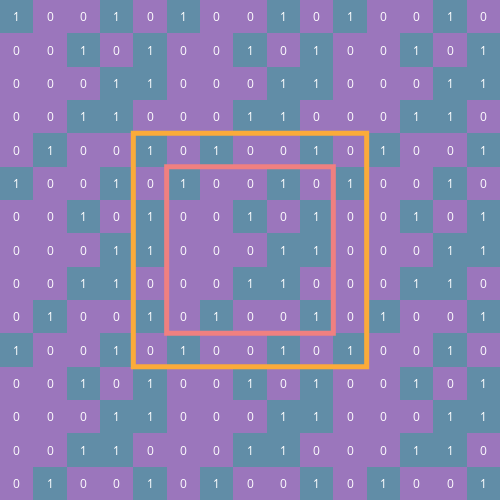

Here is the notebook cell this chart was saved with:
### Code cell
# x = np.random.randint(0, 2, (5, 5))

# pad_x = np.pad(x, 1)
tiled_x = np.tile(x, (3, 3))

# pad_dims = dict(x0=0.5, x1=10.5, y0=0.5, y1=10.5)
# tiled_dims = dict(x0=4.5, x1=9.5, y0=4.5, y1=9.5)
slice_dims = dict(x0=3.5, x1=10.5, y0=3.5, y1=10.5)

# fig = heatmap(tiled_x)
fig = add_rect(fig, CELL_COLOR, 0, **slice_dims)
fig.show()

### Figure 1 — Plotly figure (JSON) as saved in the notebook; plotly's stock layout.template omitted (floating-point values rounded to 4 significant figures; data arrays with more than 128 entries replaced by an {"elided": "..."} marker saying what was removed)
{"data": [{"coloraxis": "coloraxis", "colorscale": [[0, "#0d0887"], [0.1111, "#46039f"], [0.2222, "#7201a8"], [0.3333, "#9c179e"], [0.4444, "#bd3786"], [0.5556, "#d8576b"], [0.6667, "#ed7953"], [0.7778, "#fb9f3a"], [0.8889, "#fdca26"], [1, "#f0f921"]], "reversescale": false, "showscale": false, "type": "heatmap", "z": {"elided": "15x15 int values"}}], "layout": {"annotations": [{"font": {"color": "white"}, "showarrow": false, "text": "0", "x": 0, "xref": "x", "y": 0, "yref": "y"}, {"font": {"color": "white"}, "showarrow": false, "text": "1", "x": 1, "xref": "x", "y": 0, "yref": "y"}, {"font": {"color": "white"}, "showarrow": false, "text": "0", "x": 2, "xref": "x", "y": 0, "yref": "y"}, {"font": {"color": "white"}, "showarrow": false, "text": "0", "x": 3, "xref": "x", "y": 0, "yref": "y"}, {"font": {"color": "white"}, "showarrow": false, "text": "1", "x": 4, "xref": "x", "y": 0, "yref": "y"}, {"font": {"color": "white"}, "showarrow": false, "text": "0", "x": 5, "xref": "x", "y": 0, "yref": "y"}, {"font": {"color": "white"}, "showarrow": false, "text": "1", "x": 6, "xref": "x", "y": 0, "yref": "y"}, {"font": {"color": "white"}, "showarrow": false, "text": "0", "x": 7, "xref": "x", "y": 0, "yref": "y"}, {"font": {"color": "white"}, "showarrow": false, "text": "0", "x": 8, "xref": "x", "y": 0, "yref": "y"}, {"font": {"color": "white"}, "showarrow": false, "text": "1", "x": 9, "xref": "x", "y": 0, "yref": "y"}, {"font": {"color": "white"}, "showarrow": false, "text": "0", "x": 10, "xref": "x", "y": 0, "yref": "y"}, {"font": {"color": "white"}, "showarrow": false, "text": "1", "x": 11, "xref": "x", "y": 0, "yref": "y"}, {"font": {"color": "white"}, "showarrow": false, "text": "0", "x": 12, "xref": "x", "y": 0, "yref": "y"}, {"font": {"color": "white"}, "showarrow": false, "text": "0", "x": 13, "xref": "x", "y": 0, "yref": "y"}, {"font": {"color": "white"}, "showarrow": false, "text": "1", "x": 14, "xref": "x", "y": 0, "yref": "y"}, {"font": {"color": "white"}, "showarrow": false, "text": "0", "x": 0, "xref": "x", "y": 1, "yref": "y"}, {"font": {"color": "white"}, "showarrow": false, "text": "0", "x": 1, "xref": "x", "y": 1, "yref": "y"}, {"font": {"color": "white"}, "showarrow": false, "text": "1", "x": 2, "xref": "x", "y": 1, "yref": "y"}, {"font": {"color": "white"}, "showarrow": false, "text": "1", "x": 3, "xref": "x", "y": 1, "yref": "y"}, {"font": {"color": "white"}, "showarrow": false, "text": "0", "x": 4, "xref": "x", "y": 1, "yref": "y"}, {"font": {"color": "white"}, "showarrow": false, "text": "0", "x": 5, "xref": "x", "y": 1, "yref": "y"}, {"font": {"color": "white"}, "showarrow": false, "text": "0", "x": 6, "xref": "x", "y": 1, "yref": "y"}, {"font": {"color": "white"}, "showarrow": false, "text": "1", "x": 7, "xref": "x", "y": 1, "yref": "y"}, {"font": {"color": "white"}, "showarrow": false, "text": "1", "x": 8, "xref": "x", "y": 1, "yref": "y"}, {"font": {"color": "white"}, "showarrow": false, "text": "0", "x": 9, "xref": "x", "y": 1, "yref": "y"}, {"font": {"color": "white"}, "showarrow": false, "text": "0", "x": 10, "xref": "x", "y": 1, "yref": "y"}, {"font": {"color": "white"}, "showarrow": false, "text": "0", "x": 11, "xref": "x", "y": 1, "yref": "y"}, {"font": {"color": "white"}, "showarrow": false, "text": "1", "x": 12, "xref": "x", "y": 1, "yref": "y"}, {"font": {"color": "white"}, "showarrow": false, "text": "1", "x": 13, "xref": "x", "y": 1, "yref": "y"}, {"font": {"color": "white"}, "showarrow": false, "text": "0", "x": 14, "xref": "x", "y": 1, "yref": "y"}, {"font": {"color": "white"}, "showarrow": false, "text": "0", "x": 0, "xref": "x", "y": 2, "yref": "y"}, {"font": {"color": "white"}, "showarrow": false, "text": "0", "x": 1, "xref": "x", "y": 2, "yref": "y"}, {"font": {"color": "white"}, "showarrow": false, "text": "0", "x": 2, "xref": "x", "y": 2, "yref": "y"}, {"font": {"color": "white"}, "showarrow": false, "text": "1", "x": 3, "xref": "x", "y": 2, "yref": "y"}, {"font": {"color": "white"}, "showarrow": false, "text": "1", "x": 4, "xref": "x", "y": 2, "yref": "y"}, {"font": {"color": "white"}, "showarrow": false, "text": "0", "x": 5, "xref": "x", "y": 2, "yref": "y"}, {"font": {"color": "white"}, "showarrow": false, "text": "0", "x": 6, "xref": "x", "y": 2, "yref": "y"}, {"font": {"color": "white"}, "showarrow": false, "text": "0", "x": 7, "xref": "x", "y": 2, "yref": "y"}, {"font": {"color": "white"}, "showarrow": false, "text": "1", "x": 8, "xref": "x", "y": 2, "yref": "y"}, {"font": {"color": "white"}, "showarrow": false, "text": "1", "x": 9, "xref": "x", "y": 2, "yref": "y"}, {"font": {"color": "white"}, "showarrow": false, "text": "0", "x": 10, "xref": "x", "y": 2, "yref": "y"}, {"font": {"color": "white"}, "showarrow": false, "text": "0", "x": 11, "xref": "x", "y": 2, "yref": "y"}, {"font": {"color": "white"}, "showarrow": false, "text": "0", "x": 12, "xref": "x", "y": 2, "yref": "y"}, {"font": {"color": "white"}, "showarrow": false, "text": "1", "x": 13, "xref": "x", "y": 2, "yref": "y"}, {"font": {"color": "white"}, "showarrow": false, "text": "1", "x": 14, "xref": "x", "y": 2, "yref": "y"}, {"font": {"color": "white"}, "showarrow": false, "text": "0", "x": 0, "xref": "x", "y": 3, "yref": "y"}, {"font": {"color": "white"}, "showarrow": false, "text": "0", "x": 1, "xref": "x", "y": 3, "yref": "y"}, {"font": {"color": "white"}, "showarrow": false, "text": "1", "x": 2, "xref": "x", "y": 3, "yref": "y"}, {"font": {"color": "white"}, "showarrow": false, "text": "0", "x": 3, "xref": "x", "y": 3, "yref": "y"}, {"font": {"color": "white"}, "showarrow": false, "text": "1", "x": 4, "xref": "x", "y": 3, "yref": "y"}, {"font": {"color": "white"}, "showarrow": false, "text": "0", "x": 5, "xref": "x", "y": 3, "yref": "y"}, {"font": {"color": "white"}, "showarrow": false, "text": "0", "x": 6, "xref": "x", "y": 3, "yref": "y"}, {"font": {"color": "white"}, "showarrow": false, "text": "1", "x": 7, "xref": "x", "y": 3, "yref": "y"}, {"font": {"color": "white"}, "showarrow": false, "text": "0", "x": 8, "xref": "x", "y": 3, "yref": "y"}, {"font": {"color": "white"}, "showarrow": false, "text": "1", "x": 9, "xref": "x", "y": 3, "yref": "y"}, {"font": {"color": "white"}, "showarrow": false, "text": "0", "x": 10, "xref": "x", "y": 3, "yref": "y"}, {"font": {"color": "white"}, "showarrow": false, "text": "0", "x": 11, "xref": "x", "y": 3, "yref": "y"}, {"font": {"color": "white"}, "showarrow": false, "text": "1", "x": 12, "xref": "x", "y": 3, "yref": "y"}, {"font": {"color": "white"}, "showarrow": false, "text": "0", "x": 13, "xref": "x", "y": 3, "yref": "y"}, {"font": {"color": "white"}, "showarrow": false, "text": "1", "x": 14, "xref": "x", "y": 3, "yref": "y"}, {"font": {"color": "white"}, "showarrow": false, "text": "1", "x": 0, "xref": "x", "y": 4, "yref": "y"}, {"font": {"color": "white"}, "showarrow": false, "text": "0", "x": 1, "xref": "x", "y": 4, "yref": "y"}, {"font": {"color": "white"}, "showarrow": false, "text": "0", "x": 2, "xref": "x", "y": 4, "yref": "y"}, {"font": {"color": "white"}, "showarrow": false, "text": "1", "x": 3, "xref": "x", "y": 4, "yref": "y"}, {"font": {"color": "white"}, "showarrow": false, "text": "0", "x": 4, "xref": "x", "y": 4, "yref": "y"}, {"font": {"color": "white"}, "showarrow": false, "text": "1", "x": 5, "xref": "x", "y": 4, "yref": "y"}, {"font": {"color": "white"}, "showarrow": false, "text": "0", "x": 6, "xref": "x", "y": 4, "yref": "y"}, {"font": {"color": "white"}, "showarrow": false, "text": "0", "x": 7, "xref": "x", "y": 4, "yref": "y"}, {"font": {"color": "white"}, "showarrow": false, "text": "1", "x": 8, "xref": "x", "y": 4, "yref": "y"}, {"font": {"color": "white"}, "showarrow": false, "text": "0", "x": 9, "xref": "x", "y": 4, "yref": "y"}, {"font": {"color": "white"}, "showarrow": false, "text": "1", "x": 10, "xref": "x", "y": 4, "yref": "y"}, {"font": {"color": "white"}, "showarrow": false, "text": "0", "x": 11, "xref": "x", "y": 4, "yref": "y"}, {"font": {"color": "white"}, "showarrow": false, "text": "0", "x": 12, "xref": "x", "y": 4, "yref": "y"}, {"font": {"color": "white"}, "showarrow": false, "text": "1", "x": 13, "xref": "x", "y": 4, "yref": "y"}, {"font": {"color": "white"}, "showarrow": false, "text": "0", "x": 14, "xref": "x", "y": 4, "yref": "y"}, {"font": {"color": "white"}, "showarrow": false, "text": "0", "x": 0, "xref": "x", "y": 5, "yref": "y"}, {"font": {"color": "white"}, "showarrow": false, "text": "1", "x": 1, "xref": "x", "y": 5, "yref": "y"}, {"font": {"color": "white"}, "showarrow": false, "text": "0", "x": 2, "xref": "x", "y": 5, "yref": "y"}, {"font": {"color": "white"}, "showarrow": false, "text": "0", "x": 3, "xref": "x", "y": 5, "yref": "y"}, {"font": {"color": "white"}, "showarrow": false, "text": "1", "x": 4, "xref": "x", "y": 5, "yref": "y"}, {"font": {"color": "white"}, "showarrow": false, "text": "0", "x": 5, "xref": "x", "y": 5, "yref": "y"}, {"font": {"color": "white"}, "showarrow": false, "text": "1", "x": 6, "xref": "x", "y": 5, "yref": "y"}, {"font": {"color": "white"}, "showarrow": false, "text": "0", "x": 7, "xref": "x", "y": 5, "yref": "y"}, {"font": {"color": "white"}, "showarrow": false, "text": "0", "x": 8, "xref": "x", "y": 5, "yref": "y"}, {"font": {"color": "white"}, "showarrow": false, "text": "1", "x": 9, "xref": "x", "y": 5, "yref": "y"}, {"font": {"color": "white"}, "showarrow": false, "text": "0", "x": 10, "xref": "x", "y": 5, "yref": "y"}, {"font": {"color": "white"}, "showarrow": false, "text": "1", "x": 11, "xref": "x", "y": 5, "yref": "y"}, {"font": {"color": "white"}, "showarrow": false, "text": "0", "x": 12, "xref": "x", "y": 5, "yref": "y"}, {"font": {"color": "white"}, "showarrow": false, "text": "0", "x": 13, "xref": "x", "y": 5, "yref": "y"}, {"font": {"color": "white"}, "showarrow": false, "text": "1", "x": 14, "xref": "x", "y": 5, "yref": "y"}, {"font": {"color": "white"}, "showarrow": false, "text": "0", "x": 0, "xref": "x", "y": 6, "yref": "y"}, {"font": {"color": "white"}, "showarrow": false, "text": "0", "x": 1, "xref": "x", "y": 6, "yref": "y"}, {"font": {"color": "white"}, "showarrow": false, "text": "1", "x": 2, "xref": "x", "y": 6, "yref": "y"}, {"font": {"color": "white"}, "showarrow": false, "text": "1", "x": 3, "xref": "x", "y": 6, "yref": "y"}, {"font": {"color": "white"}, "showarrow": false, "text": "0", "x": 4, "xref": "x", "y": 6, "yref": "y"}, {"font": {"color": "white"}, "showarrow": false, "text": "0", "x": 5, "xref": "x", "y": 6, "yref": "y"}, {"font": {"color": "white"}, "showarrow": false, "text": "0", "x": 6, "xref": "x", "y": 6, "yref": "y"}, {"font": {"color": "white"}, "showarrow": false, "text": "1", "x": 7, "xref": "x", "y": 6, "yref": "y"}, {"font": {"color": "white"}, "showarrow": false, "text": "1", "x": 8, "xref": "x", "y": 6, "yref": "y"}, {"font": {"color": "white"}, "showarrow": false, "text": "0", "x": 9, "xref": "x", "y": 6, "yref": "y"}, {"font": {"color": "white"}, "showarrow": false, "text": "0", "x": 10, "xref": "x", "y": 6, "yref": "y"}, {"font": {"color": "white"}, "showarrow": false, "text": "0", "x": 11, "xref": "x", "y": 6, "yref": "y"}, {"font": {"color": "white"}, "showarrow": false, "text": "1", "x": 12, "xref": "x", "y": 6, "yref": "y"}, {"font": {"color": "white"}, "showarrow": false, "text": "1", "x": 13, "xref": "x", "y": 6, "yref": "y"}, {"font": {"color": "white"}, "showarrow": false, "text": "0", "x": 14, "xref": "x", "y": 6, "yref": "y"}, {"font": {"color": "white"}, "showarrow": false, "text": "0", "x": 0, "xref": "x", "y": 7, "yref": "y"}, {"font": {"color": "white"}, "showarrow": false, "text": "0", "x": 1, "xref": "x", "y": 7, "yref": "y"}, {"font": {"color": "white"}, "showarrow": false, "text": "0", "x": 2, "xref": "x", "y": 7, "yref": "y"}, {"font": {"color": "white"}, "showarrow": false, "text": "1", "x": 3, "xref": "x", "y": 7, "yref": "y"}, {"font": {"color": "white"}, "showarrow": false, "text": "1", "x": 4, "xref": "x", "y": 7, "yref": "y"}, {"font": {"color": "white"}, "showarrow": false, "text": "0", "x": 5, "xref": "x", "y": 7, "yref": "y"}, {"font": {"color": "white"}, "showarrow": false, "text": "0", "x": 6, "xref": "x", "y": 7, "yref": "y"}, {"font": {"color": "white"}, "showarrow": false, "text": "0", "x": 7, "xref": "x", "y": 7, "yref": "y"}, {"font": {"color": "white"}, "showarrow": false, "text": "1", "x": 8, "xref": "x", "y": 7, "yref": "y"}, {"font": {"color": "white"}, "showarrow": false, "text": "1", "x": 9, "xref": "x", "y": 7, "yref": "y"}, {"font": {"color": "white"}, "showarrow": false, "text": "0", "x": 10, "xref": "x", "y": 7, "yref": "y"}, {"font": {"color": "white"}, "showarrow": false, "text": "0", "x": 11, "xref": "x", "y": 7, "yref": "y"}, {"font": {"color": "white"}, "showarrow": false, "text": "0", "x": 12, "xref": "x", "y": 7, "yref": "y"}, {"font": {"color": "white"}, "showarrow": false, "text": "1", "x": 13, "xref": "x", "y": 7, "yref": "y"}, {"font": {"color": "white"}, "showarrow": false, "text": "1", "x": 14, "xref": "x", "y": 7, "yref": "y"}, {"font": {"color": "white"}, "showarrow": false, "text": "0", "x": 0, "xref": "x", "y": 8, "yref": "y"}, {"font": {"color": "white"}, "showarrow": false, "text": "0", "x": 1, "xref": "x", "y": 8, "yref": "y"}, {"font": {"color": "white"}, "showarrow": false, "text": "1", "x": 2, "xref": "x", "y": 8, "yref": "y"}, {"font": {"color": "white"}, "showarrow": false, "text": "0", "x": 3, "xref": "x", "y": 8, "yref": "y"}, {"font": {"color": "white"}, "showarrow": false, "text": "1", "x": 4, "xref": "x", "y": 8, "yref": "y"}, {"font": {"color": "white"}, "showarrow": false, "text": "0", "x": 5, "xref": "x", "y": 8, "yref": "y"}, {"font": {"color": "white"}, "showarrow": false, "text": "0", "x": 6, "xref": "x", "y": 8, "yref": "y"}, {"font": {"color": "white"}, "showarrow": false, "text": "1", "x": 7, "xref": "x", "y": 8, "yref": "y"}, {"font": {"color": "white"}, "showarrow": false, "text": "0", "x": 8, "xref": "x", "y": 8, "yref": "y"}, {"font": {"color": "white"}, "showarrow": false, "text": "1", "x": 9, "xref": "x", "y": 8, "yref": "y"}, {"font": {"color": "white"}, "showarrow": false, "text": "0", "x": 10, "xref": "x", "y": 8, "yref": "y"}, {"font": {"color": "white"}, "showarrow": false, "text": "0", "x": 11, "xref": "x", "y": 8, "yref": "y"}, {"font": {"color": "white"}, "showarrow": false, "text": "1", "x": 12, "xref": "x", "y": 8, "yref": "y"}, {"font": {"color": "white"}, "showarrow": false, "text": "0", "x": 13, "xref": "x", "y": 8, "yref": "y"}, {"font": {"color": "white"}, "showarrow": false, "text": "1", "x": 14, "xref": "x", "y": 8, "yref": "y"}, {"font": {"color": "white"}, "showarrow": false, "text": "1", "x": 0, "xref": "x", "y": 9, "yref": "y"}, {"font": {"color": "white"}, "showarrow": false, "text": "0", "x": 1, "xref": "x", "y": 9, "yref": "y"}, {"font": {"color": "white"}, "showarrow": false, "text": "0", "x": 2, "xref": "x", "y": 9, "yref": "y"}, {"font": {"color": "white"}, "showarrow": false, "text": "1", "x": 3, "xref": "x", "y": 9, "yref": "y"}, {"font": {"color": "white"}, "showarrow": false, "text": "0", "x": 4, "xref": "x", "y": 9, "yref": "y"}, {"font": {"color": "white"}, "showarrow": false, "text": "1", "x": 5, "xref": "x", "y": 9, "yref": "y"}, {"font": {"color": "white"}, "showarrow": false, "text": "0", "x": 6, "xref": "x", "y": 9, "yref": "y"}, {"font": {"color": "white"}, "showarrow": false, "text": "0", "x": 7, "xref": "x", "y": 9, "yref": "y"}, {"font": {"color": "white"}, "showarrow": false, "text": "1", "x": 8, "xref": "x", "y": 9, "yref": "y"}, {"font": {"color": "white"}, "showarrow": false, "text": "0", "x": 9, "xref": "x", "y": 9, "yref": "y"}, {"font": {"color": "white"}, "showarrow": false, "text": "1", "x": 10, "xref": "x", "y": 9, "yref": "y"}, {"font": {"color": "white"}, "showarrow": false, "text": "0", "x": 11, "xref": "x", "y": 9, "yref": "y"}, {"font": {"color": "white"}, "showarrow": false, "text": "0", "x": 12, "xref": "x", "y": 9, "yref": "y"}, {"font": {"color": "white"}, "showarrow": false, "text": "1", "x": 13, "xref": "x", "y": 9, "yref": "y"}, {"font": {"color": "white"}, "showarrow": false, "text": "0", "x": 14, "xref": "x", "y": 9, "yref": "y"}, {"font": {"color": "white"}, "showarrow": false, "text": "0", "x": 0, "xref": "x", "y": 10, "yref": "y"}, {"font": {"color": "white"}, "showarrow": false, "text": "1", "x": 1, "xref": "x", "y": 10, "yref": "y"}, {"font": {"color": "white"}, "showarrow": false, "text": "0", "x": 2, "xref": "x", "y": 10, "yref": "y"}, {"font": {"color": "white"}, "showarrow": false, "text": "0", "x": 3, "xref": "x", "y": 10, "yref": "y"}, {"font": {"color": "white"}, "showarrow": false, "text": "1", "x": 4, "xref": "x", "y": 10, "yref": "y"}, {"font": {"color": "white"}, "showarrow": false, "text": "0", "x": 5, "xref": "x", "y": 10, "yref": "y"}, {"font": {"color": "white"}, "showarrow": false, "text": "1", "x": 6, "xref": "x", "y": 10, "yref": "y"}, {"font": {"color": "white"}, "showarrow": false, "text": "0", "x": 7, "xref": "x", "y": 10, "yref": "y"}, {"font": {"color": "white"}, "showarrow": false, "text": "0", "x": 8, "xref": "x", "y": 10, "yref": "y"}, {"font": {"color": "white"}, "showarrow": false, "text": "1", "x": 9, "xref": "x", "y": 10, "yref": "y"}, {"font": {"color": "white"}, "showarrow": false, "text": "0", "x": 10, "xref": "x", "y": 10, "yref": "y"}, {"font": {"color": "white"}, "showarrow": false, "text": "1", "x": 11, "xref": "x", "y": 10, "yref": "y"}, {"font": {"color": "white"}, "showarrow": false, "text": "0", "x": 12, "xref": "x", "y": 10, "yref": "y"}, {"font": {"color": "white"}, "showarrow": false, "text": "0", "x": 13, "xref": "x", "y": 10, "yref": "y"}, {"font": {"color": "white"}, "showarrow": false, "text": "1", "x": 14, "xref": "x", "y": 10, "yref": "y"}, {"font": {"color": "white"}, "showarrow": false, "text": "0", "x": 0, "xref": "x", "y": 11, "yref": "y"}, {"font": {"color": "white"}, "showarrow": false, "text": "0", "x": 1, "xref": "x", "y": 11, "yref": "y"}, {"font": {"color": "white"}, "showarrow": false, "text": "1", "x": 2, "xref": "x", "y": 11, "yref": "y"}, {"font": {"color": "white"}, "showarrow": false, "text": "1", "x": 3, "xref": "x", "y": 11, "yref": "y"}, {"font": {"color": "white"}, "showarrow": false, "text": "0", "x": 4, "xref": "x", "y": 11, "yref": "y"}, {"font": {"color": "white"}, "showarrow": false, "text": "0", "x": 5, "xref": "x", "y": 11, "yref": "y"}, {"font": {"color": "white"}, "showarrow": false, "text": "0", "x": 6, "xref": "x", "y": 11, "yref": "y"}, {"font": {"color": "white"}, "showarrow": false, "text": "1", "x": 7, "xref": "x", "y": 11, "yref": "y"}, {"font": {"color": "white"}, "showarrow": false, "text": "1", "x": 8, "xref": "x", "y": 11, "yref": "y"}, {"font": {"color": "white"}, "showarrow": false, "text": "0", "x": 9, "xref": "x", "y": 11, "yref": "y"}, {"font": {"color": "white"}, "showarrow": false, "text": "0", "x": 10, "xref": "x", "y": 11, "yref": "y"}, {"font": {"color": "white"}, "showarrow": false, "text": "0", "x": 11, "xref": "x", "y": 11, "yref": "y"}, {"font": {"color": "white"}, "showarrow": false, "text": "1", "x": 12, "xref": "x", "y": 11, "yref": "y"}, {"font": {"color": "white"}, "showarrow": false, "text": "1", "x": 13, "xref": "x", "y": 11, "yref": "y"}, {"font": {"color": "white"}, "showarrow": false, "text": "0", "x": 14, "xref": "x", "y": 11, "yref": "y"}, {"font": {"color": "white"}, "showarrow": false, "text": "0", "x": 0, "xref": "x", "y": 12, "yref": "y"}, {"font": {"color": "white"}, "showarrow": false, "text": "0", "x": 1, "xref": "x", "y": 12, "yref": "y"}, {"font": {"color": "white"}, "showarrow": false, "text": "0", "x": 2, "xref": "x", "y": 12, "yref": "y"}, {"font": {"color": "white"}, "showarrow": false, "text": "1", "x": 3, "xref": "x", "y": 12, "yref": "y"}, {"font": {"color": "white"}, "showarrow": false, "text": "1", "x": 4, "xref": "x", "y": 12, "yref": "y"}, {"font": {"color": "white"}, "showarrow": false, "text": "0", "x": 5, "xref": "x", "y": 12, "yref": "y"}, {"font": {"color": "white"}, "showarrow": false, "text": "0", "x": 6, "xref": "x", "y": 12, "yref": "y"}, {"font": {"color": "white"}, "showarrow": false, "text": "0", "x": 7, "xref": "x", "y": 12, "yref": "y"}, {"font": {"color": "white"}, "showarrow": false, "text": "1", "x": 8, "xref": "x", "y": 12, "yref": "y"}, {"font": {"color": "white"}, "showarrow": false, "text": "1", "x": 9, "xref": "x", "y": 12, "yref": "y"}, {"font": {"color": "white"}, "showarrow": false, "text": "0", "x": 10, "xref": "x", "y": 12, "yref": "y"}, {"font": {"color": "white"}, "showarrow": false, "text": "0", "x": 11, "xref": "x", "y": 12, "yref": "y"}, {"font": {"color": "white"}, "showarrow": false, "text": "0", "x": 12, "xref": "x", "y": 12, "yref": "y"}, {"font": {"color": "white"}, "showarrow": false, "text": "1", "x": 13, "xref": "x", "y": 12, "yref": "y"}, {"font": {"color": "white"}, "showarrow": false, "text": "1", "x": 14, "xref": "x", "y": 12, "yref": "y"}, {"font": {"color": "white"}, "showarrow": false, "text": "0", "x": 0, "xref": "x", "y": 13, "yref": "y"}, {"font": {"color": "white"}, "showarrow": false, "text": "0", "x": 1, "xref": "x", "y": 13, "yref": "y"}, {"font": {"color": "white"}, "showarrow": false, "text": "1", "x": 2, "xref": "x", "y": 13, "yref": "y"}, {"font": {"color": "white"}, "showarrow": false, "text": "0", "x": 3, "xref": "x", "y": 13, "yref": "y"}, {"font": {"color": "white"}, "showarrow": false, "text": "1", "x": 4, "xref": "x", "y": 13, "yref": "y"}, {"font": {"color": "white"}, "showarrow": false, "text": "0", "x": 5, "xref": "x", "y": 13, "yref": "y"}, {"font": {"color": "white"}, "showarrow": false, "text": "0", "x": 6, "xref": "x", "y": 13, "yref": "y"}, {"font": {"color": "white"}, "showarrow": false, "text": "1", "x": 7, "xref": "x", "y": 13, "yref": "y"}, {"font": {"color": "white"}, "showarrow": false, "text": "0", "x": 8, "xref": "x", "y": 13, "yref": "y"}, {"font": {"color": "white"}, "showarrow": false, "text": "1", "x": 9, "xref": "x", "y": 13, "yref": "y"}, {"font": {"color": "white"}, "showarrow": false, "text": "0", "x": 10, "xref": "x", "y": 13, "yref": "y"}, {"font": {"color": "white"}, "showarrow": false, "text": "0", "x": 11, "xref": "x", "y": 13, "yref": "y"}, {"font": {"color": "white"}, "showarrow": false, "text": "1", "x": 12, "xref": "x", "y": 13, "yref": "y"}, {"font": {"color": "white"}, "showarrow": false, "text": "0", "x": 13, "xref": "x", "y": 13, "yref": "y"}, {"font": {"color": "white"}, "showarrow": false, "text": "1", "x": 14, "xref": "x", "y": 13, "yref": "y"}, {"font": {"color": "white"}, "showarrow": false, "text": "1", "x": 0, "xref": "x", "y": 14, "yref": "y"}, {"font": {"color": "white"}, "showarrow": false, "text": "0", "x": 1, "xref": "x", "y": 14, "yref": "y"}, {"font": {"color": "white"}, "showarrow": false, "text": "0", "x": 2, "xref": "x", "y": 14, "yref": "y"}, {"font": {"color": "white"}, "showarrow": false, "text": "1", "x": 3, "xref": "x", "y": 14, "yref": "y"}, {"font": {"color": "white"}, "showarrow": false, "text": "0", "x": 4, "xref": "x", "y": 14, "yref": "y"}, {"font": {"color": "white"}, "showarrow": false, "text": "1", "x": 5, "xref": "x", "y": 14, "yref": "y"}, {"font": {"color": "white"}, "showarrow": false, "text": "0", "x": 6, "xref": "x", "y": 14, "yref": "y"}, {"font": {"color": "white"}, "showarrow": false, "text": "0", "x": 7, "xref": "x", "y": 14, "yref": "y"}, {"font": {"color": "white"}, "showarrow": false, "text": "1", "x": 8, "xref": "x", "y": 14, "yref": "y"}, {"font": {"color": "white"}, "showarrow": false, "text": "0", "x": 9, "xref": "x", "y": 14, "yref": "y"}, {"font": {"color": "white"}, "showarrow": false, "text": "1", "x": 10, "xref": "x", "y": 14, "yref": "y"}, {"font": {"color": "white"}, "showarrow": false, "text": "0", "x": 11, "xref": "x", "y": 14, "yref": "y"}, {"font": {"color": "white"}, "showarrow": false, "text": "0", "x": 12, "xref": "x", "y": 14, "yref": "y"}, {"font": {"color": "white"}, "showarrow": false, "text": "1", "x": 13, "xref": "x", "y": 14, "yref": "y"}, {"font": {"color": "white"}, "showarrow": false, "text": "0", "x": 14, "xref": "x", "y": 14, "yref": "y"}], "coloraxis": {"colorscale": [[0, "#9b76bc"], [1, "#618da7"]], "showscale": false}, "height": 500, "margin": {"b": 0, "l": 0, "r": 0, "t": 0}, "shapes": [{"fillcolor": "#f08080", "line": {"color": "#f08080", "width": 5}, "opacity": 0, "type": "rect", "x0": 4.5, "x1": 9.5, "y0": 4.5, "y1": 9.5}, {"line": {"color": "#f08080", "width": 5}, "type": "rect", "x0": 4.5, "x1": 9.5, "y0": 4.5, "y1": 9.5}, {"fillcolor": "#fbab3a", "line": {"color": "#fbab3a", "width": 5}, "opacity": 0, "type": "rect", "x0": 3.5, "x1": 10.5, "y0": 3.5, "y1": 10.5}, {"line": {"color": "#fbab3a", "width": 5}, "type": "rect", "x0": 3.5, "x1": 10.5, "y0": 3.5, "y1": 10.5}], "showlegend": false, "width": 500, "xaxis": {"gridcolor": "rgb(0, 0, 0)", "showticklabels": false, "side": "top", "ticks": "", "visible": false}, "yaxis": {"showticklabels": false, "ticks": "", "ticksuffix": "  ", "visible": false}}}
